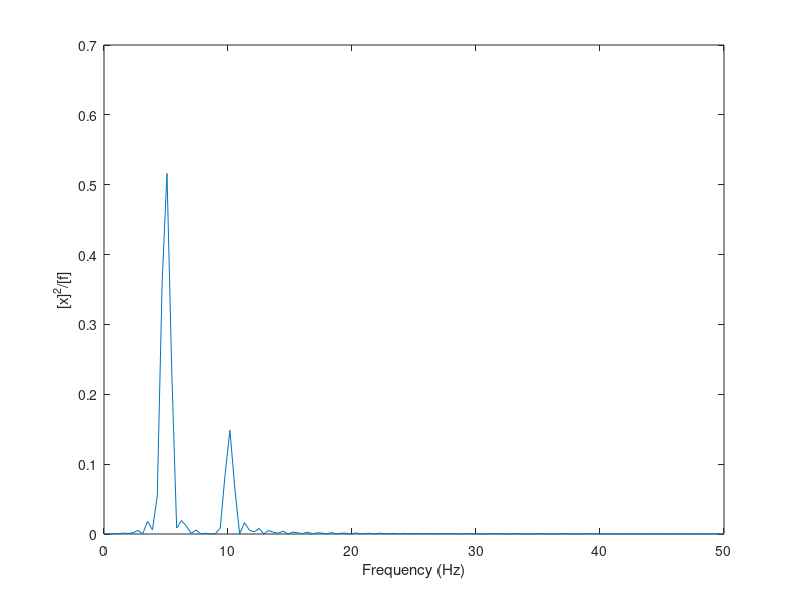

Recreate this plot in MATLAB. (Note: this script raises an error after producing the figure.)
%% BLABLABALALBALBLBJADJFOEWIENDOFLNDS

%% MATLAB CODE 1.1:FFT
T=1;                    % some epoch length
fs=100;                 % a high enough sampling freq.
Ts=1/fs;                % sampling period
t=0:Ts:T;
x=cos(2*pi*5*t)+cos(2*pi*10*t)/2;
%x=x.*hann(length(x))'; % windowed
N=length(x);
M=2^11;                 % take M ? N
f=(0:M/2)*fs/M;         % gridded [0, fnyq]
xhat=fft(x,M)/fs;       % = Ts*fft(x,M)
xhat=xhat(1+(0:M/2));   % only need first half
plot(f,abs(xhat));      % plot of |xˆ(f )|
% MATLAB CODE 1.2: FFT
xa=abs(fft(x,M))*2/N; % amplitudes
xa=xa(1+(0:M/2)); % first half
xa(1)=xa(1)/2; % freq 0 is special
plot(f,xa)
xlabel('Frequency (Hz)')
ylabel('Unit [x]')
%% MATLAB CODE 1.3: Periodogram
[S,fm]=periodogram(x,[],[],fs); % S=periodogram
plot(fm,S) % fm=frequency
xlabel('Frequency (Hz)')
ylabel('[x]^2/[f]')
powx=sum(x.^2)/N % power of x
pows=sum(S)*(fm(2)-fm(1)) % power via periodogram
% We can also code the periodogram ourselves:
% M=2^11; % as before
% f=(0:M/2)*fs/M; % as before
% P=abs(fft(x,M)).^2/fs/N; % classic periodogram
% P=2*P(1+(0:M/2)); % one sided version:
% P(1)=P(1)/2; % halve 1st entry
% P(end)=P(end)/(2-rem(M,2)); % halve if M is even
% plot(f,P);
% xlabel('frequency (Hz)')
% ylabel('unit [x]')
% powp=sum(P)*(f(2)-f(1)) % same power again

%% MATLAB CODE 1.4: Welch
fs=100; % sampling freq.
Ts=1/fs; % sampling period
fr=0.03; % initial frequency resolution
T=floor(2/fr); % corresponding epoch length
[x,t]=signalA(Ts,T); % see Appendix ?
% default Welch
[Sw,fw]=pwelch(x,[],[],[],fs);
% Overrule defaults
fr=1; % set frequency resolution
M=ceil(2/fr/Ts); % then M is the number of samples
[Swx,fwx]=pwelch(x,M,[],[],fs); % .. of Hamming window

%% MATLAB CODE 1.5:Spectogram
T=20;
fs=100;
Ts=1/fs;
t=0:Ts:T;
x=cos(2*pi*(5+15*stepfun(t,10)).*t);
spectrogram(x,[],[],[],fs) % default
% with a window of 50 or 200 samples:
spectrogram(x,50,[],[],fs) % window of 0.5 seconds
spectrogram(x,200,[],[],fs) % window of 2.0 seconds
xlabel('Frequency (Hz)')
ylabel('Time [sec]')
colorbar

%% MATLAB CODE 1.6: Hilbert
t=0:.1:100;
x=t.^2.*(50-t).*exp(-t/8).*cos(t);
z=hilbert(x); % z = x + ix˜
A=abs(z); % amplitude
phi=phase(z); % phase
plot(t,x,t,A);
xlabel('Time (sec)')
ylabel('Amplitude (A)')
plot(t,phi,t,t);
xlabel('Time (sec)')
ylabel('Phase (phi)')


